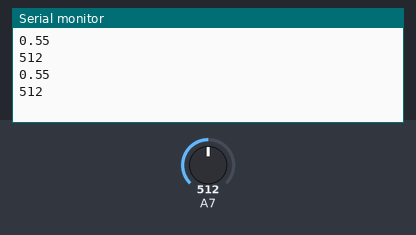
The sketch below on a simulated Arduino Nano, built with avr-gcc and run on an emulated ATmega328P. On the bench: the last lines printed to the serial monitor. The inputs (shaded band) are chosen by the test bench; at power-on: A7 = 512.

Above: at 1.8 s.
1.9 s: A7 set to 716
At 2.8 s:
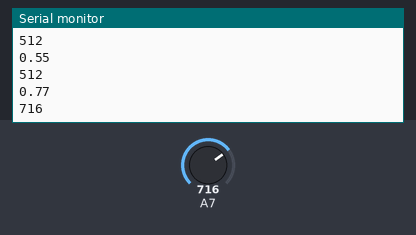
3.4 s: A7 set to 900
At 4.4 s:
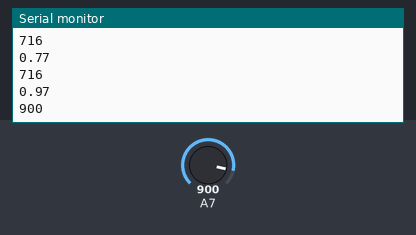
Timing chart, 0 to 6.4 s (numbered marks = the images above; inputs shaded):
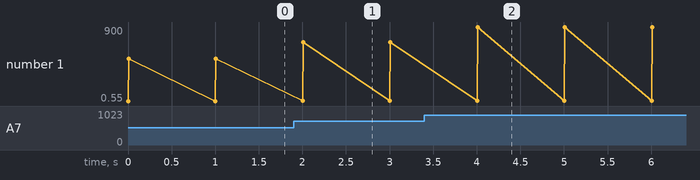

The sketch:

Nano_Battery_Gauge_Serial.ino
```cpp
/*
 * Based on NoPartsBatteryGaugeAVR.c
 * http://wp.josh.com/2014/11/06/battery-fuel-guage-with-zero-parts-and-zero-pins-on-avr/
 *
 */

void setup() {
  // initialize serial communication at 9600 bits per second:
  Serial.begin(9600);

  analogReference(INTERNAL);
  delay(1);

}

void loop() {
  int sensorValue = analogRead(A7);
  // Convert the analog reading (which goes from 0 - 1023) to a voltage (0 - 5V):
  // Sam: I've scaled this to the 1.1 internal reference voltage
  float voltage = sensorValue * (1.1 / 1023.0);
  Serial.println(voltage);
  Serial.println(sensorValue);
  delay(1000);      // Pause before next round
}
```

Measured:
- after the input at 1.9 s, the serial monitor: prints a new line after 0.10 s (image 1)
- after the input at 3.4 s, the serial monitor: prints a new line after 0.60 s (image 2)
- plotted number 1: 512 → 716 after the input at 1.9 s, 716 → 900 after the input at 3.4 s
